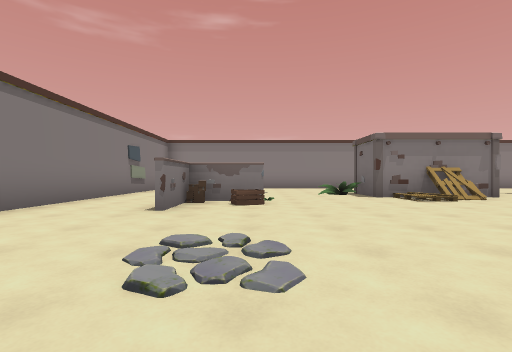
View 1 (above)

17 first-person views from a walk through a level from a Godot 3-D game. The camera is 1.2 m above the floor, looks level and sees 85° across. The floor is counted in squares, 2.4 m on a side. Each view is taken from the middle of a square. On the plan, view 1 faces up. The plan holds only what a view shows up to about 9 squares ahead; the rest is blank. The place goes on beyond the plan. Some surface patterns are stand-ins.

View 2
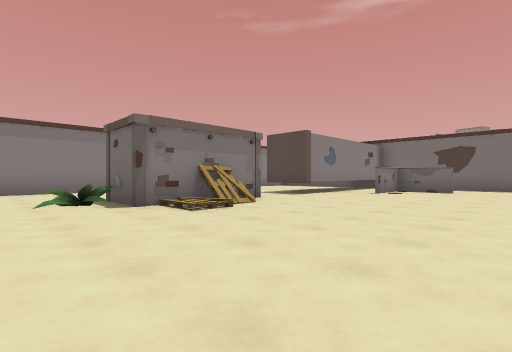

View 3
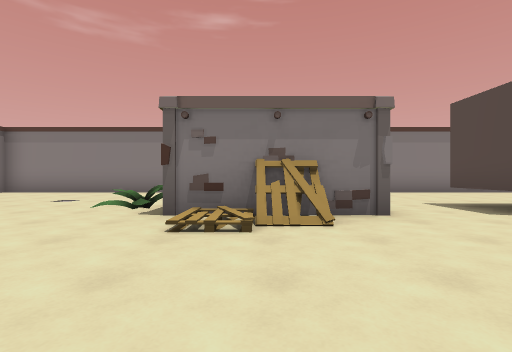

View 4
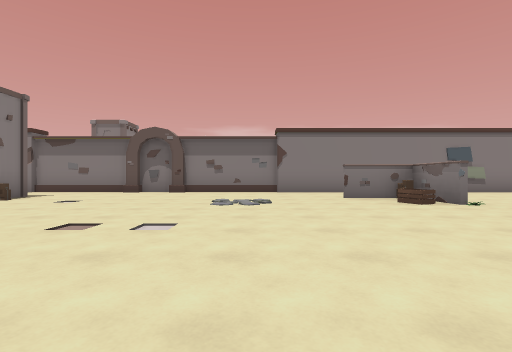

View 5
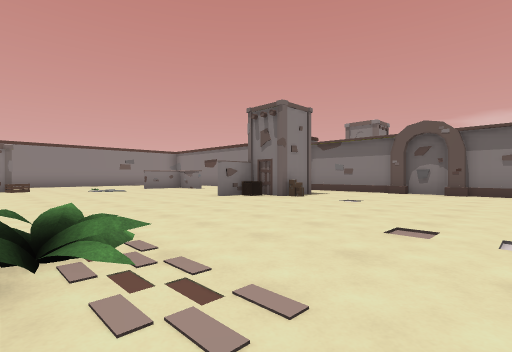

View 6
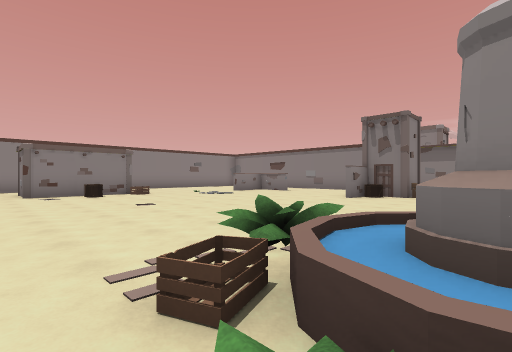

View 7
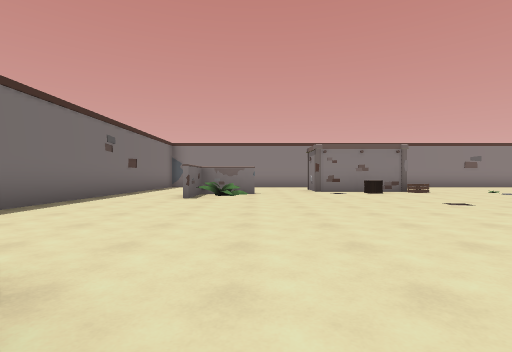

View 8
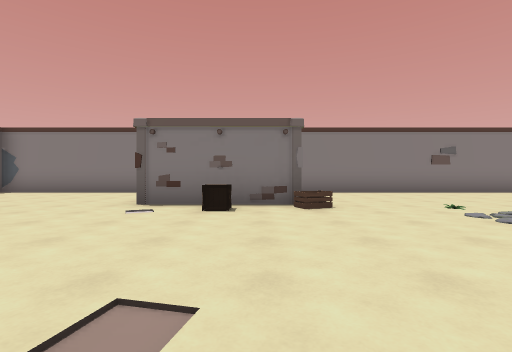

View 9
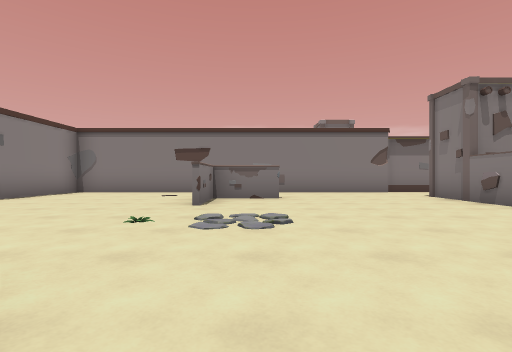

View 10
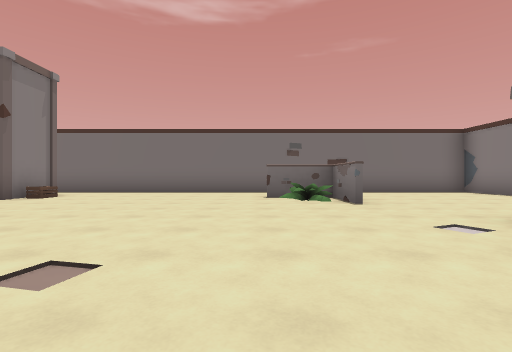

View 11
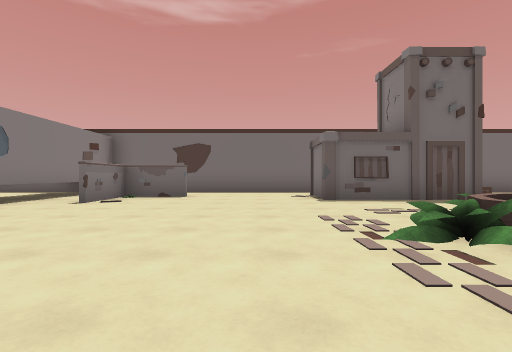

View 12
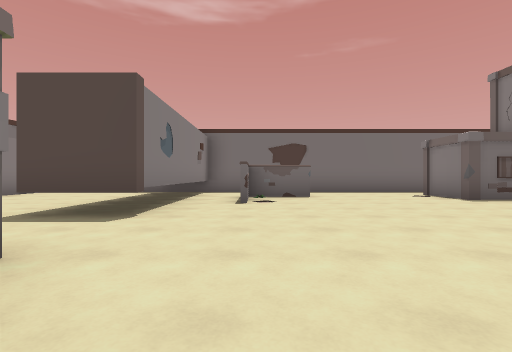

View 13
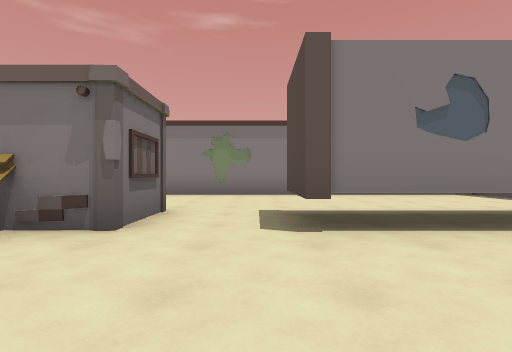

View 14
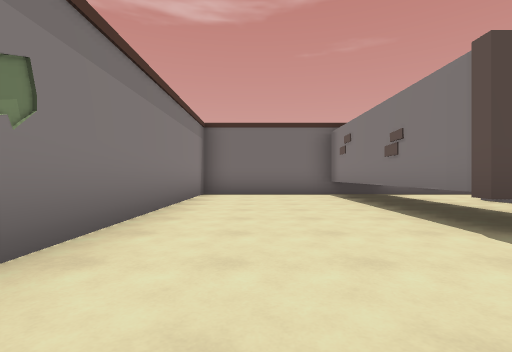

View 15
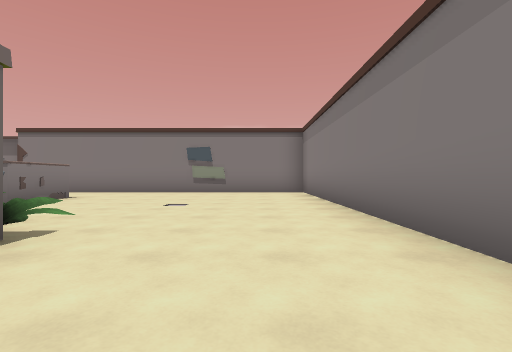

View 16
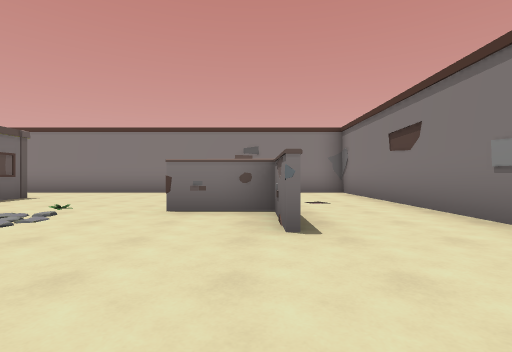

View 17
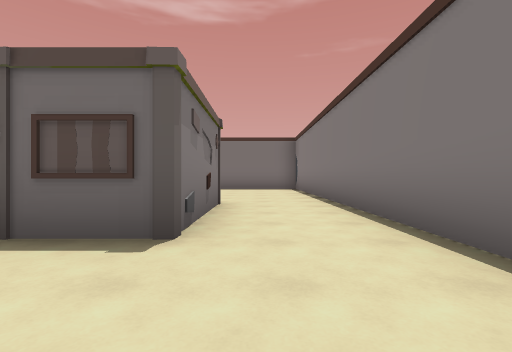

### Floor plan
Key: @ floor where view 1 was taken; # wall or solid block; . main floor; : floor 0.5 m higher than the main floor; / step, stairs or slope; = window, fence, low wall or low ledge; ^ raised ledge; P pallet; B box; T thing the floor can be seen under or through.
Columns run from 4 left of view 1 to 13 right of it. Each row starts with its distance up from view 1.
 12 ##################
 11 #................#
 10 #................#
  9 #................#
  8 #......###..^TTTT#
  7 #.....=#PP..TTTTT#
  6 #.......P........#
  5 #..B=.........##.#
  4 #..............#.#
  3 #................#
  2 #................#
  1 #........./......#
  0 #...@.....=/..##.#
 -1 #.......==#=/.#  #
 -2 #.........:=..## #
 -3 #..B......=....#.#
 -4 #..#=............#
 -5 #..##............#
 -6 #................#
 -7 #................#
 -8 #................#
 -9 #..#..........=..#
-10 #..##....=....#..#
-11 #.......####.....#
-12 #........###.....#
-13 #................#
-14 #................#
-15 ##################

Where each view was taken, in squares from view 1:
view 1: 0 up, 0 right, facing up
view 2: 2 up, 1 right, facing up-right
view 3: 3 up, 4 right, facing up
view 4: 2 up, 5 right, facing left
view 5: 1 up, 5 right, facing down-left
view 6: 1 down, 8 right, facing down-left
view 7: 2 down, 9 right, facing down
view 8: 6 down, 5 right, facing down
view 9: 9 down, 5 right, facing left
view 10: 8 down, 4 right, facing right
view 11: 2 up, 4 right, facing right
view 12: 5 up, 4 right, facing right
view 13: 4 up, 7 right, facing up
view 14: 10 up, 5 right, facing right
view 15: 10 up, 5 right, facing left
view 16: 6 down, 1 left, facing down
view 17: 13 down, 2 right, facing right
